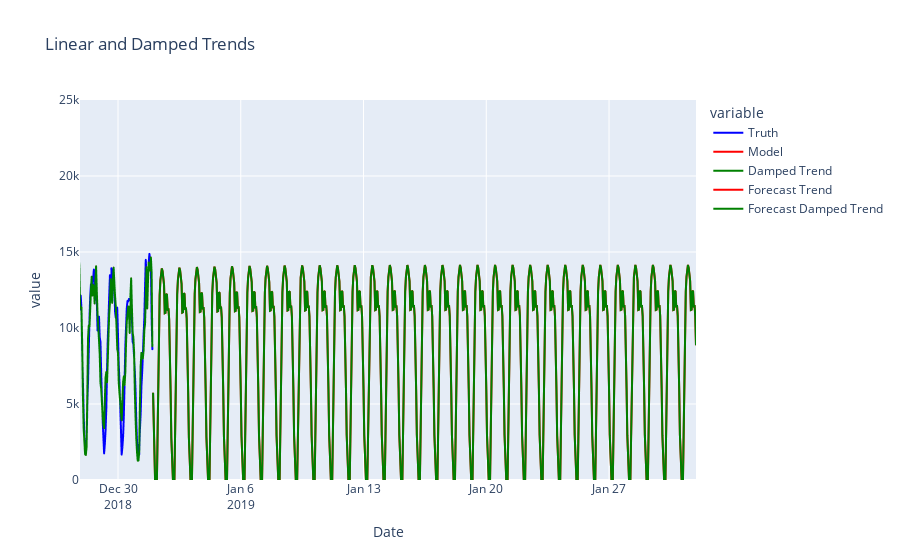

Notebook source saved alongside this figure:
### Code cell
import pandas as pd
import plotly.express as px
from statsmodels.tsa.holtwinters import ExponentialSmoothing, SimpleExpSmoothing

pred = pd.read_csv("https://github.com/dustywhite7/econ8310-assignment1/raw/main/assignment_data_test.csv")
data = pd.read_csv("https://github.com/dustywhite7/econ8310-assignment1/raw/main/assignment_data_train.csv")
data['Date'] = pd.to_datetime(data['Timestamp'])

px.line(data, x="Date", y='trips')

taxi_trips = data['trips']
taxi_trips.index = data['Date']
taxi_trips.index.freq = taxi_trips.index.inferred_freq

# Add trend component
#
# model = ExponentialSmoothing(taxi_trips, trend = 'add', seasonal = 'add').fit()
model =  ExponentialSmoothing(taxi_trips, trend = 'mul', seasonal = 'add', damped = True).fit(use_brute=True)
#Linear trend with damping
damptrend = ExponentialSmoothing(taxi_trips, trend = 'mul', seasonal = 'add', damped = True).fit(use_brute=True)

prediction = len(pred)
modelFit = model.forecast(prediction)
dtrend_fc = damptrend.forecast(prediction)

import plotly.graph_objects as go

# Plotting our data

smoothData = pd.DataFrame([taxi_trips.values, model.fittedvalues.values, damptrend.fittedvalues.values]).T
smoothData.columns = ['Truth', 'Model', 'Damped Trend']
smoothData.index = taxi_trips.index

fig = px.line(smoothData, y = ['Truth', 'Model', 'Damped Trend'], 
        x = smoothData.index,
        color_discrete_map={"Truth": 'blue',
                           'Model': 'red',
                            'Damped Trend': 'green'
                           },
              title='Linear and Damped Trends'
       )

fig.update_xaxes(range=[smoothData.index[-100], modelFit.index[-1]])
fig.update_yaxes(range=[0, 25000])


# Incorporating the Forecasts

fig.add_trace(go.Scatter(x=modelFit.index, y = modelFit.values, name='Forecast Trend', line={'color':'red'}))
#fig.add_trace(go.Scatter(x=dtrend_fc.index, y = dtrend_fc.values, name='Forecast Damped Trend', line={'color':'green'}))

### Figure 1 — Plotly figure (JSON) as saved in the notebook; plotly's stock layout.template omitted (floating-point values rounded to 4 significant figures; data arrays with more than 128 entries replaced by an {"elided": "..."} marker saying what was removed)
{"data": [{"hovertemplate": "variable=Truth<br>Date=%{x}<br>value=%{y}<extra></extra>", "legendgroup": "Truth", "line": {"color": "blue", "dash": "solid"}, "marker": {"symbol": "circle"}, "mode": "lines", "name": "Truth", "showlegend": true, "type": "scattergl", "x": {"elided": "8760 str values"}, "xaxis": "x", "y": {"elided": "8760 int values"}, "yaxis": "y"}, {"hovertemplate": "variable=Model<br>Date=%{x}<br>value=%{y}<extra></extra>", "legendgroup": "Model", "line": {"color": "red", "dash": "solid"}, "marker": {"symbol": "circle"}, "mode": "lines", "name": "Model", "showlegend": true, "type": "scattergl", "x": {"elided": "8760 str values"}, "xaxis": "x", "y": {"elided": "8760 float values"}, "yaxis": "y"}, {"hovertemplate": "variable=Damped Trend<br>Date=%{x}<br>value=%{y}<extra></extra>", "legendgroup": "Damped Trend", "line": {"color": "green", "dash": "solid"}, "marker": {"symbol": "circle"}, "mode": "lines", "name": "Damped Trend", "showlegend": true, "type": "scattergl", "x": {"elided": "8760 str values"}, "xaxis": "x", "y": {"elided": "8760 float values"}, "yaxis": "y"}, {"line": {"color": "red"}, "name": "Forecast Trend", "type": "scatter", "x": {"elided": "744 str values"}, "y": {"elided": "744 float values"}}, {"line": {"color": "green"}, "name": "Forecast Damped Trend", "type": "scatter", "x": {"elided": "744 str values"}, "y": {"elided": "744 float values"}}], "layout": {"legend": {"title": {"text": "variable"}, "tracegroupgap": 0}, "title": {"text": "Linear and Damped Trends"}, "xaxis": {"anchor": "y", "domain": [0, 1], "range": ["2018-12-27T20:00:00", "2019-01-31T23:00:00"], "title": {"text": "Date"}}, "yaxis": {"anchor": "x", "domain": [0, 1], "range": [0, 25000], "title": {"text": "value"}}}}
